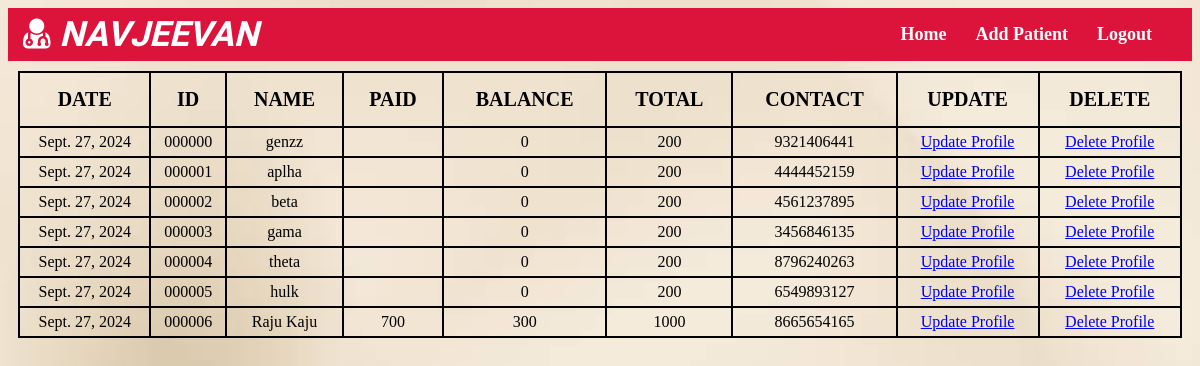
The page /dashboard/ on the database as committed earlier.
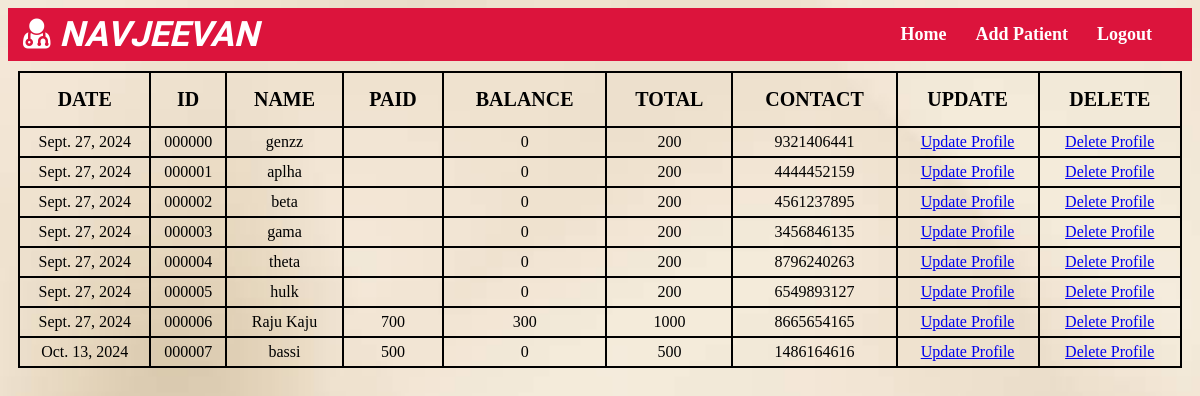
The same page on the database as committed later.
### clinic/models.py (models this page shows, shortened)
class patient(models.Model):
    id = models.CharField(max_length=6, primary_key=True, unique=True, default ='')
    date = models.DateField(default= timezone.now)
    name = models.CharField(default='', max_length=255)
    sex = models.CharField(choices=[('M', 'Male'), ('F', 'Female'), ('O', 'Other')], default='', max_length=1)
    age = models.CharField(default='', max_length= 100)
    weight = models.CharField(default='', max_length= 100)
    mobile_number = models.CharField(max_length=10, default='')
    Complain = models.CharField(default='', max_length=200)
    BP = models.CharField(max_length=15, blank=True, null=True, default=None)
    PR = models.CharField(max_length=3, default='' )      #(max_length = 3, db_column='PR' + suffix)
    SPO2 = models.DecimalField(max_digits=5, decimal_places=2, validators=[MinValueValidator(0), MaxValueValidator(100)])
    Temp =models.FloatField(default=0)
    Advice = models.CharField(default='',max_length=200)
    Medicine = models.CharField(default='', max_length=200)
    Duration = models.CharField(default='', max_length=200)
    Days = models.CharField(default='', max_length=20)
    Online_payment = models.CharField(default='',max_length=255)
    Cash_payment = models.CharField(default='', max_length=255)
    Balance_amount = models.CharField(default='', max_length=255)
    Paid_amount = models.CharField(default='', max_length=255)
    Total_amount = models.CharField(default='', max_length=255)

### clinic/views.py (the view)
# urls.py: path('dashboard/', home, name='home'),
def home(request):
    template_name='clinic/home.html'
    context= {
        'patient':patient.objects.all(),
    }
    return render(request,
                  template_name= template_name,
                  context= context)

### clinic/templates/clinic/home.html (shortened to what this page needs)
<!DOCTYPE html>
<html lang="en">
<head>
    <link rel="stylesheet" href="https://cdnjs.cloudflare.com/ajax/libs/font-awesome/4.7.0/css/font-awesome.min.css">
    {% load static %}
</head>
<body>
    <nav class="navbar">
        <div class="navdiv">
            <div class="logo"><a href="{% url 'home' %}"><i class="fa fa-user-md"></i>  NAVJEEVAN</a></div>
            <ul>
                <li><a href="{% url 'home' %}">Home</a></li>
                <li><a href="{% url 'patient_createview' %}">Add Patient</a></li>
                <li><a href="{% url 'logout' %}">Logout</a></li>
            </ul>
        </div>
    </nav>
    <table>
        <thead style="border:2px solid black; font-size:20px;">
            <tr>
                <th> DATE </th>
                <th > ID </th>
                <th > NAME </th>
                <th > PAID </th>
                <th > BALANCE </th>
                <th > TOTAL </th>
                <th > CONTACT </th>
                <th > UPDATE </th>
                <th > DELETE </th>
                </thead>
                <tbody style = "text-align:center;">
                    {% for item in patient %}
                    <tr>
                        <td > {{item.date}} </td>
                        <td > {{item.id}} </td>
                        <td > {{item.name}} </td>
                        <td > {{item.Paid_amount}} </td>
                        <td > {{item.Balance_amount}} </td>
                        <td > {{item.Total_amount}} </td>
                        <td > {{item.mobile_number}} </td>
                        <td> <a href="{% url 'patient_update' id=item.id %}">Update Profile</a> </td>
                        <td> <a href="{% url 'patient_delete' id=item.id %}">Delete Profile</a> </td>
                    </tr>
                    {% endfor %}
                </tbody>
            </table>
        </body>
        </html>

Rows that differ between the two databases and show on the page:
added patient: date "Oct. 13, 2024", id "000007", name "bassi", Paid_amount "500", Balance_amount "0", Total_amount "500", mobile_number "1486164616"
